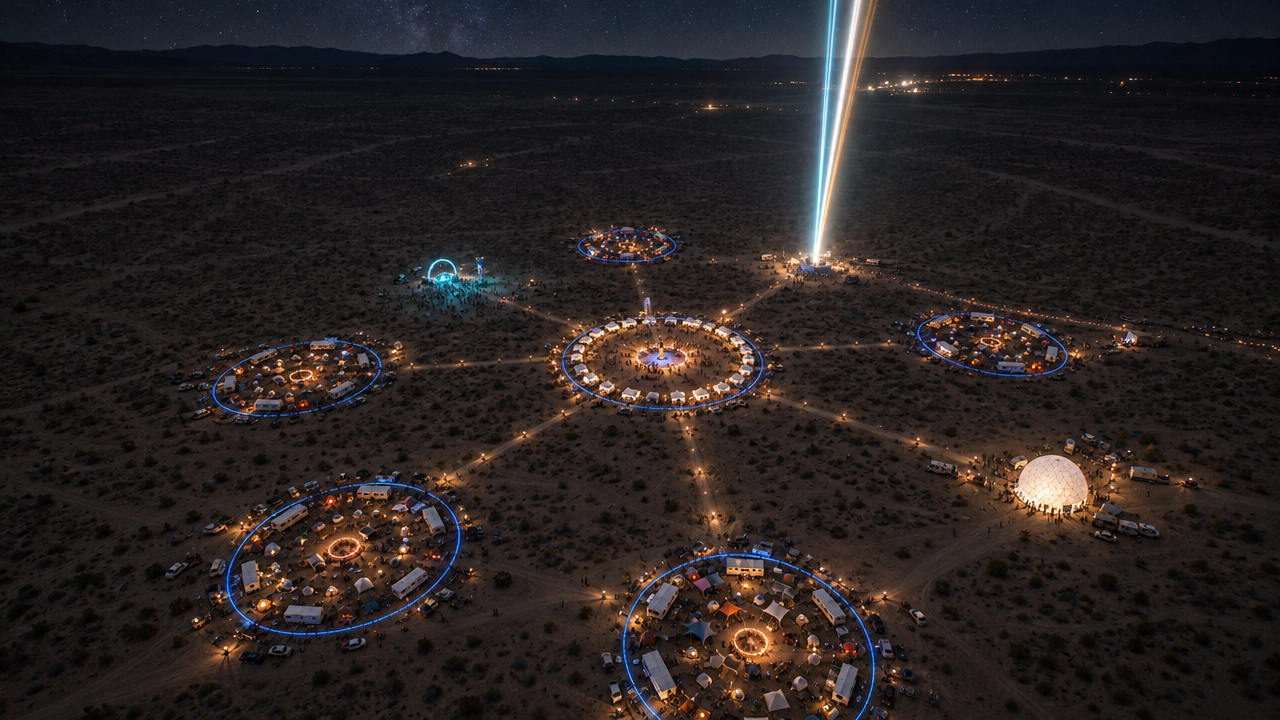
#> input picture concepts/picks/03-festival-grounds.png, 1280 x 720 px
$ python contact_sheet.py ../../../../concepts/picks/02-approach.png ../../../../concepts/picks/03-festival-grounds.png ../../../../concepts/picks/03-festival-grounds.png
#> lines starting #> are read from the running program, lines starting #| are printed output that depends on the picture
"""Contact sheet: the reference frame first (top-left), then each variation, two per row.

Usage: python contact_sheet.py out.jpg reference.jpg variation1.png [variation2.png ...]
"""
import sys
from PIL import Image

def main():
    if len(sys.argv) < 4:
        sys.exit(__doc__)
    out, files = sys.argv[1], sys.argv[2:]
    tw, th = 640, 360
    rows = (len(files) + 1) // 2
    sheet = Image.new('RGB', (tw * 2, th * rows), 'black')
#> sheet: PIL image 1280x360 RGB; every value is 0
    for i, f in enumerate(files):
        sheet.paste(Image.open(f).convert('RGB').resize((tw, th)), ((i % 2) * tw, (i // 2) * th))
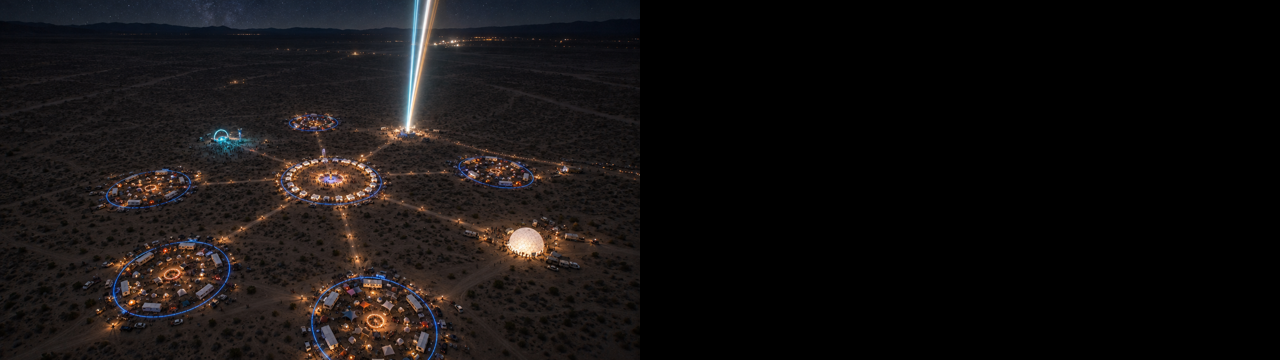
#> sheet: PIL image 1280x360 RGB; mean R, G, B 20.5, 17.5, 17.2
    sheet.save(out, quality=86)
    print('saved', out)

if __name__ == '__main__':
    main()
